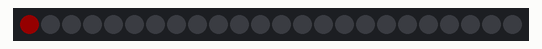
The sketch below on a simulated Arduino Uno, built with avr-gcc and run on an emulated ATmega328P. Shown: 24 RGB LEDs in strip order, left to right. Dim RGB values are drawn brighter than linear.

Above: at 0.12 s.
At 8.91 s:
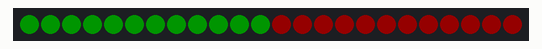
At 17.99 s:
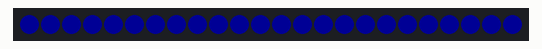
At 23.73 s:
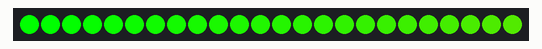
At 29.25 s:
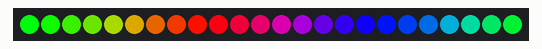
At 39.67 s:
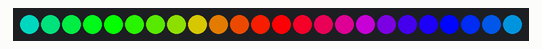

The sketch:

WS2812B.ino
```cpp
#include <Adafruit_NeoPixel.h>

#define PIN 2

// Parameter 1 = number of pixels in strip
// Parameter 2 = pin number (most are valid)
// Parameter 3 = pixel type flags, add together as needed:
//   NEO_RGB     Pixels are wired for RGB bitstream
//   NEO_GRB     Pixels are wired for GRB bitstream
//   NEO_KHZ400  400 KHz bitstream (e.g. FLORA pixels)
//   NEO_KHZ800  800 KHz bitstream (e.g. High Density LED strip)
Adafruit_NeoPixel strip = Adafruit_NeoPixel(24, PIN, NEO_GRB + NEO_KHZ800);

void setup() {
  strip.begin();
  strip.show(); // Initialize all pixels to 'off'
}

void loop() {
  // Some example procedures showing how to display to the pixels:
  colorWipe(strip.Color(20, 0, 0), 250); // Red
  colorWipe(strip.Color(0, 20, 0), 250); // Green
  colorWipe(strip.Color(0, 0, 20), 250); // Blue
  rainbow(20);
  rainbowCycle(20);
}

// Fill the dots one after the other with a color
void colorWipe(uint32_t c, uint8_t wait) {
  for(uint16_t i=0; i<strip.numPixels(); i++) {
      strip.setPixelColor(i, c);
      strip.show();
      delay(wait);
  }
}

void rainbow(uint8_t wait) {
  uint16_t i, j;

  for(j=0; j<256; j++) {
    for(i=0; i<strip.numPixels(); i++) {
      strip.setPixelColor(i, Wheel((i+j) & 255));
    }
    strip.show();
    delay(wait);
  }
}

// Slightly different, this makes the rainbow equally distributed throughout
void rainbowCycle(uint8_t wait) {
  uint16_t i, j;

  for(j=0; j<256*5; j++) { // 5 cycles of all colors on wheel
    for(i=0; i< strip.numPixels(); i++) {
      strip.setPixelColor(i, Wheel(((i * 256 / strip.numPixels()) + j) & 255));
    }
    strip.show();
    delay(wait);
  }
}

// Input a value 0 to 255 to get a color value.
// The colours are a transition r - g - b - back to r.
uint32_t Wheel(byte WheelPos) {
  if(WheelPos < 85) {
   return strip.Color(WheelPos * 3, 255 - WheelPos * 3, 0);
  } else if(WheelPos < 170) {
   WheelPos -= 85;
   return strip.Color(255 - WheelPos * 3, 0, WheelPos * 3);
  } else {
   WheelPos -= 170;
   return strip.Color(0, WheelPos * 3, 255 - WheelPos * 3);
  }
}
```
